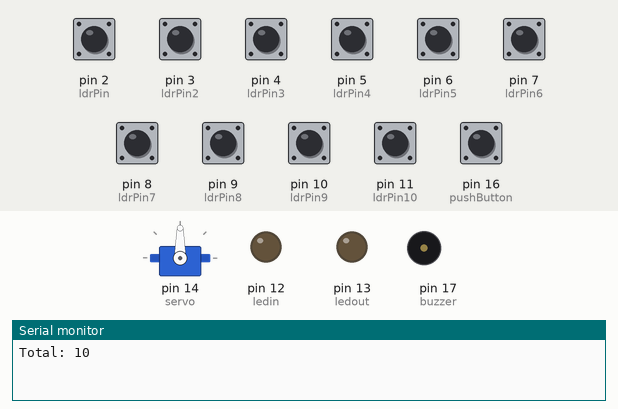
This sketch was run on a simulated Arduino Uno, built with avr-gcc and run on an emulated ATmega328P. Shown: servo, output pins drawn as LEDs (lit = HIGH), buzzer (waves = sounding, pin HIGH), the last lines printed to the serial monitor. Inputs (shaded band) come from the test bench; at power-on: pin 2 (ldrPin), pin 3 (ldrPin2), pin 4 (ldrPin3), pin 5 (ldrPin4), pin 6 (ldrPin5), pin 7 (ldrPin6), pin 8 (ldrPin7), pin 9 (ldrPin8), pin 10 (ldrPin9), pin 11 (ldrPin10) HIGH, pin 16 (pushButton) LOW.

Above: at 0.1 s.
At 4.8 s:
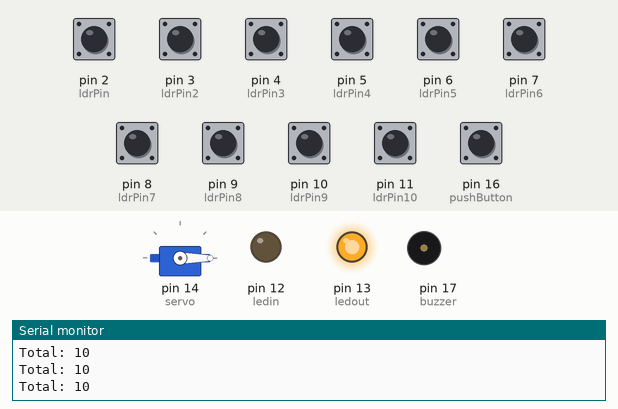
4.9 s: pin 16 (pushButton) pulled HIGH for 2.35 s
At 9.2 s:
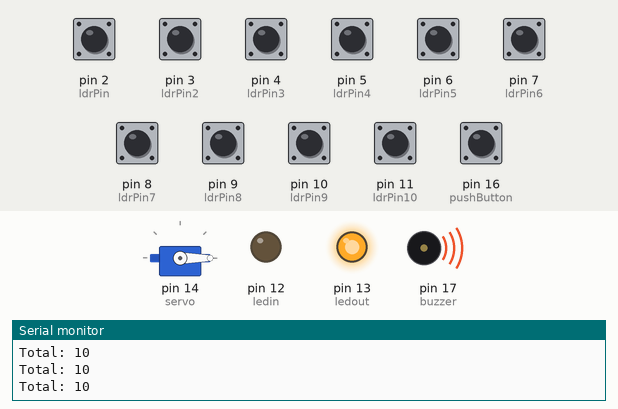
Timing chart, 0 to 18.0 s (numbered marks = the images above; inputs shaded):
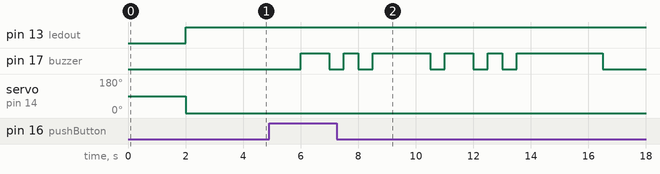

The sketch:

LDR_code2.ino
```cpp
#include <Servo.h>
Servo myservo;
int servo = 14;

const int ldrPin = 2;
const int ldrPin2 = 3;
const int ldrPin3 = 4;
const int ldrPin4 = 5;
const int ldrPin5 = 6;
const int ldrPin6 = 7;
const int ldrPin7 = 8;
const int ldrPin8 = 9;
const int ldrPin9 = 10;
const int ldrPin10 = 11;
const int ledin = 12;
const int ledout = 13;
int pushButton = 16;
int buzzer = 17;

void setup() {
Serial.begin(9600);

myservo.attach(servo);

pinMode(ldrPin, INPUT);
pinMode(ldrPin2, INPUT);
pinMode(ldrPin3, INPUT);
pinMode(ldrPin4, INPUT);
pinMode(ldrPin5, INPUT);
pinMode(ldrPin6, INPUT);
pinMode(ldrPin7, INPUT);
pinMode(ldrPin8, INPUT);
pinMode(ldrPin9, INPUT);
pinMode(ldrPin10, INPUT);
pinMode(ledin, OUTPUT);
pinMode(ledout, OUTPUT);
pinMode(pushButton, INPUT);
pinMode(buzzer, OUTPUT);
}

void loop() {

  int ldrStatus = digitalRead(ldrPin);
  int ldr2Status = digitalRead(ldrPin2);
  int ldr3Status = digitalRead(ldrPin3);
  int ldr4Status = digitalRead(ldrPin4);
  int ldr5Status = digitalRead(ldrPin5);
  int ldr6Status = digitalRead(ldrPin6);
  int ldr7Status = digitalRead(ldrPin7);
  int ldr8Status = digitalRead(ldrPin8);
  int ldr9Status = digitalRead(ldrPin9);
  int ldr10Status = digitalRead(ldrPin10);

  if(ldrStatus == 0)
    ldrStatus = 1;
  if(ldr2Status == 0)
    ldr2Status = 1;
  if(ldr3Status == 0)
    ldr3Status = 1;
  if(ldr4Status == 0)
    ldr4Status = 1;
  if(ldr5Status == 0)
    ldr5Status = 1;
  if(ldr6Status == 0)
    ldr6Status = 1;
  if(ldr7Status == 0)
    ldr7Status = 1;
  if(ldr8Status == 0)
    ldr8Status = 1;
  if(ldr9Status == 0)
    ldr9Status = 1;
  if(ldr10Status == 0)
    ldr10Status = 1;

  const int total = ldrStatus + ldr2Status + ldr3Status + ldr4Status + ldr5Status + ldr6Status + ldr7Status + ldr8Status + ldr9Status + ldr10Status;
  Serial.print("Total: ");
  Serial.println(total);
  delay(2000);

  if(total < 10){
    digitalWrite(ledin, HIGH);
    myservo.write(90);
  } else if(total == 10){
      digitalWrite(ledout, HIGH);
      myservo.write(0);
    }


  int buttonState = digitalRead(pushButton);

    if (buttonState == HIGH) {
      digitalWrite(buzzer, HIGH); delay(1000);  digitalWrite(buzzer, LOW); delay(500);
      digitalWrite(buzzer, HIGH); delay(500);  digitalWrite(buzzer, LOW); delay(500);
      digitalWrite(buzzer, HIGH); delay(2000);  digitalWrite(buzzer, LOW); delay(500);
      digitalWrite(buzzer, HIGH); delay(1000);  digitalWrite(buzzer, LOW); delay(500);
      digitalWrite(buzzer, HIGH); delay(500);  digitalWrite(buzzer, LOW); delay(500);
      digitalWrite(buzzer, HIGH); delay(3000);  digitalWrite(buzzer, LOW);

      if(total == 0){
        myservo.write(0);
      }
    }
}
```

Measured:
- after the input at 4.9 s, pin 17 (buzzer): LOW → HIGH after 1.1 s, → LOW 1.0 s later, → HIGH 0.50 s later, → LOW 0.50 s later, … (12 changes in this stretch)
